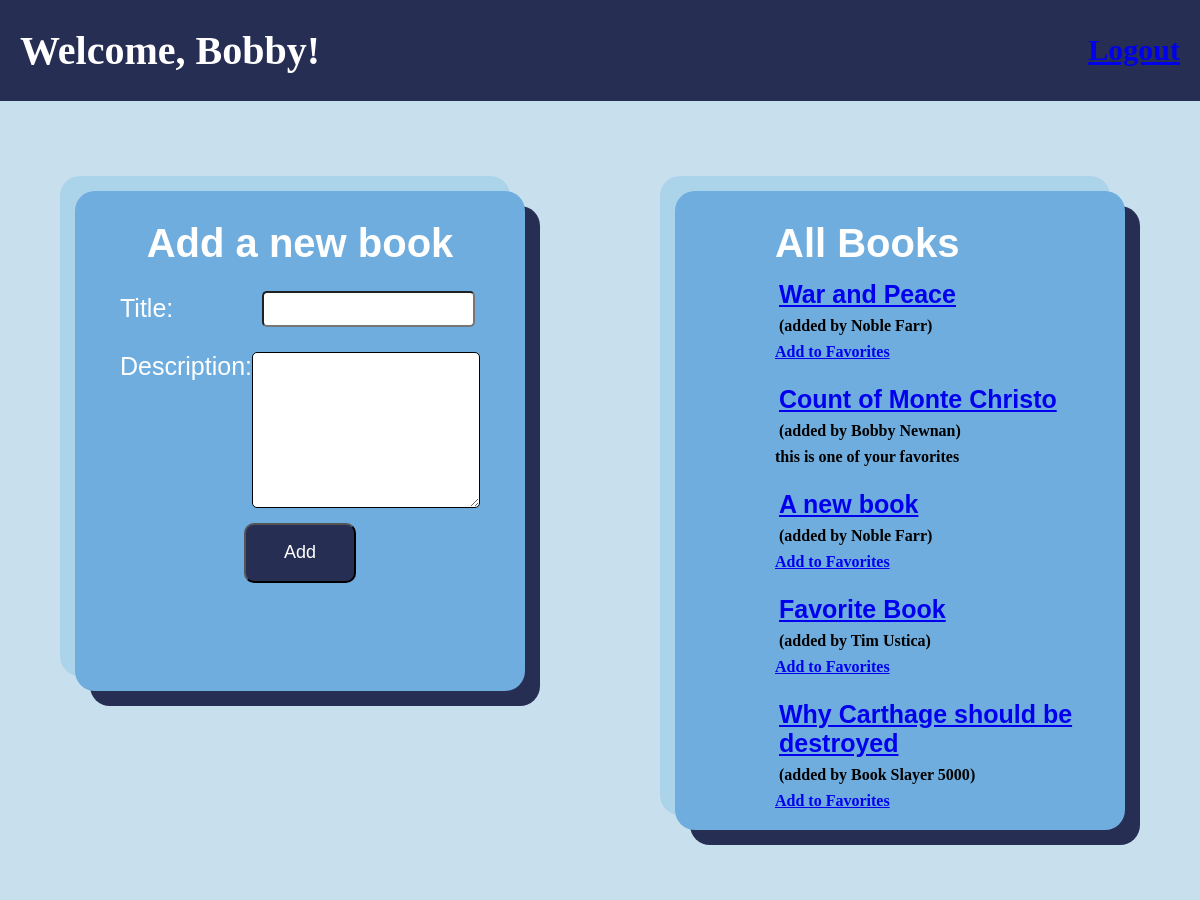
The app's page /favorite_books (signed in) with its own data.
### books/models.py (models this page shows)
class User(models.Model):
    first_name = models.CharField(max_length=255)
    last_name = models.CharField(max_length=255)
    email = models.CharField(max_length=255)
    password = models.CharField(max_length=255)
    created_at = models.DateTimeField(auto_now_add=True)
    updated_at = models.DateTimeField(auto_now=True)
    objects = UserManager()

class Book(models.Model):
    title = models.CharField(max_length=255)
    description = models.TextField(default="Book Description")
    uploaded_by = models.ForeignKey(User, related_name="books_uploaded", on_delete=CASCADE)
    users_who_liked = models.ManyToManyField(User, related_name="books_liked")
    created_at = models.DateTimeField(auto_now_add=True)
    updated_at = models.DateTimeField(auto_now=True)
    objects = BookManager()

### books/views.py (the view)
# urls.py: path('favorite_books', views.favorite_books),
def favorite_books(request):
    context = {
        "user": User.objects.get(id=request.session['userid']),
        "books": Book.objects.all()
    }
    return render(request, 'favorite_books.html', context)

### books/templates/favorite_books.html (shortened to what this page needs)
<!DOCTYPE html>
<html lang="en">
<head>
    <link rel="stylesheet" href="/static/login_and_register.css">
</head>
<body>
    <div class="header">
        <h1 id="fav_books">Welcome, {{user.first_name}}!</h1>
        <h2 id="logout"><a href="/">Logout</a></h2>
    </div>
    <section class="grid">
        <form action="/add_book" method="POST" class="add_book">
            <h1 id="register_header">Add a new book</h1>
            <div class="input_boxes">
                <label class="label_field" for="title">Title:</label>
                <input class="input_field" type="text" name="title" id="title">
            </div>
            <div class="input_boxes" id="description_box">
                <label class="label_field" for="description">Description:</label>
                <textarea name="description" id="description" cols="33" rows="10"></textarea>
            </div>
            <button type="submit" id="login_button">Add</button>
        </form>
        <div class="list_of_books">
            <h1 id="register_header">All Books</h1>
            {% for book in books %}
                <h2 class="book_title_field"><a href="/book_page/{{book.id}}">{{book.title}}</a></h2>
                <h4 class="fav_list">(added by {{book.uploaded_by.first_name}} {{book.uploaded_by.last_name}})</h4>
                {% if user in book.users_who_liked.all %}
                    <h4 class="add_favorite">this is one of your favorites</h4>
                {% else %}
                    <h4 class="add_favorite"><a href="/add_fav/{{book.id}}">Add to Favorites</a></h4>
                {% endif %}
            {% endfor %}
        </div>
    </section>
</body>
</html>

### books/static/login_and_register.css (style rules this page uses)
.header { width: 100%; height: auto; background-color: #272E54; display: flex; justify-content: space-between; align-items: center; }
#fav_books { color: white; padding-left: 20px; font-size: 40px; }
#logout { font-size: 30px; color: white; padding-right: 20px; }
body { margin: 0px; }
.grid { width: 100%; height: auto; display: grid; grid-template-columns: repeat(2, 1fr); grid-template-rows: repeat(1, 1fr); background-color: #C8DFED; padding: 50px 0px; }
.add_book { margin: 40px 75px 20px 75px; min-height: 450px; height: auto; max-height: 500px; display: flex; flex-direction: column; align-items: center; background-color: #6EADDE; border-radius: 20px; box-shadow: 15px 15px #272E54, -15px -15px #ABD3E9; }
.list_of_books { margin: 40px 75px 20px 75px; padding-left: 100px; height: auto; display: flex; flex-direction: column; align-self: flex-start; background-color: #6EADDE; border-radius: 20px; box-shadow: 15px 15px #272E54, -15px -15px #ABD3E9; }
#description { border: 1.5px solid black; border-radius: 5px; }
#register_header { margin: 30px 0px 10px 0px; font-family: 'Gill Sans', 'Gill Sans MT', Calibri, 'Trebuchet MS', sans-serif; font-size: 40px; color: white; }
.input_boxes { display: flex; align-items: center; width: 80%; margin: 10px; }
#description_box { display: flex; align-items: flex-start; }
.input_field { width: 60%; height: 30px; border-radius: 5px; margin: 5px; }
.label_field { color: white; font-size: 25px; font-family: 'Gill Sans', 'Gill Sans MT', Calibri, 'Trebuchet MS', sans-serif; width: 40%; }
#login_button { background-color: #272E54; color: white; width: 25%; min-height: 60px; font-size: 18px; border-radius: 10px; margin-top: 5px; cursor: pointer; }
.book_title_field { margin: 4px; color: white; font-size: 25px; font-family: 'Gill Sans', 'Gill Sans MT', Calibri, 'Trebuchet MS', sans-serif; width: 100%; }
.fav_list { margin: 4px; }
.add_favorite { margin: 4px 0px 20px 0px; }

### records on screen
User: first_name "Bobby"
Book: title "War and Peace", uploaded_by.first_name "Noble", uploaded_by.last_name "Farr"
Book: title "Count of Monte Christo", uploaded_by.first_name "Bobby", uploaded_by.last_name "Newnan", shows "this is one of your favorites"
Book: title "A new book", uploaded_by.first_name "Noble", uploaded_by.last_name "Farr"
Book: title "Favorite Book", uploaded_by.first_name "Tim", uploaded_by.last_name "Ustica"
Book: title "Why Carthage should be destroyed", uploaded_by.first_name "Book", uploaded_by.last_name "Slayer 5000"
